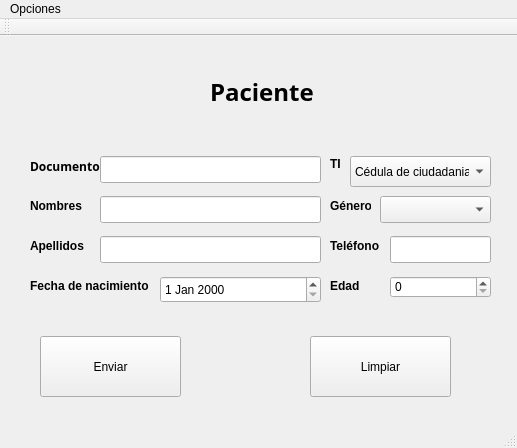
<?xml version="1.0" encoding="UTF-8"?>
<ui version="4.0">
 <class>MainWindow</class>
 <widget class="QMainWindow" name="MainWindow">
  <property name="geometry">
   <rect>
    <x>0</x>
    <y>0</y>
    <width>517</width>
    <height>448</height>
   </rect>
  </property>
  <property name="windowTitle">
   <string>Agregar paciente</string>
  </property>
  <widget class="QWidget" name="centralWidget">
   <widget class="QPushButton" name="send">
    <property name="geometry">
     <rect>
      <x>40</x>
      <y>300</y>
      <width>141</width>
      <height>61</height>
     </rect>
    </property>
    <property name="text">
     <string>Enviar</string>
    </property>
   </widget>
   <widget class="QLineEdit" name="idp">
    <property name="geometry">
     <rect>
      <x>100</x>
      <y>120</y>
      <width>221</width>
      <height>27</height>
     </rect>
    </property>
   </widget>
   <widget class="QLabel" name="label">
    <property name="geometry">
     <rect>
      <x>210</x>
      <y>40</y>
      <width>121</width>
      <height>31</height>
     </rect>
    </property>
    <property name="font">
     <font>
      <family>Droid Sans Fallback</family>
      <pointsize>18</pointsize>
      <weight>75</weight>
      <bold>true</bold>
     </font>
    </property>
    <property name="text">
     <string>Paciente</string>
    </property>
   </widget>
   <widget class="QLabel" name="label_2">
    <property name="geometry">
     <rect>
      <x>30</x>
      <y>120</y>
      <width>71</width>
      <height>21</height>
     </rect>
    </property>
    <property name="font">
     <font>
      <family>Droid Sans Fallback</family>
      <weight>75</weight>
      <bold>true</bold>
     </font>
    </property>
    <property name="text">
     <string>Documento</string>
    </property>
   </widget>
   <widget class="QLabel" name="label_3">
    <property name="geometry">
     <rect>
      <x>330</x>
      <y>120</y>
      <width>21</width>
      <height>16</height>
     </rect>
    </property>
    <property name="font">
     <font>
      <weight>75</weight>
      <bold>true</bold>
     </font>
    </property>
    <property name="text">
     <string>TI</string>
    </property>
   </widget>
   <widget class="QLabel" name="label_4">
    <property name="geometry">
     <rect>
      <x>30</x>
      <y>160</y>
      <width>61</width>
      <height>20</height>
     </rect>
    </property>
    <property name="font">
     <font>
      <weight>75</weight>
      <bold>true</bold>
     </font>
    </property>
    <property name="text">
     <string>Nombres</string>
    </property>
   </widget>
   <widget class="QLineEdit" name="name">
    <property name="geometry">
     <rect>
      <x>100</x>
      <y>160</y>
      <width>221</width>
      <height>27</height>
     </rect>
    </property>
   </widget>
   <widget class="QLabel" name="label_5">
    <property name="geometry">
     <rect>
      <x>30</x>
      <y>200</y>
      <width>61</width>
      <height>20</height>
     </rect>
    </property>
    <property name="font">
     <font>
      <weight>75</weight>
      <bold>true</bold>
     </font>
    </property>
    <property name="text">
     <string>Apellidos</string>
    </property>
   </widget>
   <widget class="QLineEdit" name="lastname">
    <property name="geometry">
     <rect>
      <x>100</x>
      <y>200</y>
      <width>221</width>
      <height>27</height>
     </rect>
    </property>
   </widget>
   <widget class="QLabel" name="label_6">
    <property name="geometry">
     <rect>
      <x>330</x>
      <y>160</y>
      <width>41</width>
      <height>20</height>
     </rect>
    </property>
    <property name="font">
     <font>
      <weight>75</weight>
      <bold>true</bold>
     </font>
    </property>
    <property name="text">
     <string>Género</string>
    </property>
   </widget>
   <widget class="QComboBox" name="gender">
    <property name="geometry">
     <rect>
      <x>380</x>
      <y>160</y>
      <width>111</width>
      <height>27</height>
     </rect>
    </property>
   </widget>
   <widget class="QDateEdit" name="dateEdit">
    <property name="geometry">
     <rect>
      <x>160</x>
      <y>240</y>
      <width>161</width>
      <height>27</height>
     </rect>
    </property>
   </widget>
   <widget class="QLabel" name="label_7">
    <property name="geometry">
     <rect>
      <x>30</x>
      <y>240</y>
      <width>131</width>
      <height>20</height>
     </rect>
    </property>
    <property name="font">
     <font>
      <weight>75</weight>
      <bold>true</bold>
     </font>
    </property>
    <property name="text">
     <string>Fecha de nacimiento</string>
    </property>
   </widget>
   <widget class="QComboBox" name="ti">
    <property name="geometry">
     <rect>
      <x>350</x>
      <y>120</y>
      <width>141</width>
      <height>31</height>
     </rect>
    </property>
    <item>
     <property name="text">
      <string>Cédula de ciudadania</string>
     </property>
    </item>
   </widget>
   <widget class="QLineEdit" name="phone">
    <property name="geometry">
     <rect>
      <x>390</x>
      <y>200</y>
      <width>101</width>
      <height>27</height>
     </rect>
    </property>
    <property name="text">
     <string/>
    </property>
   </widget>
   <widget class="QLabel" name="label_8">
    <property name="geometry">
     <rect>
      <x>330</x>
      <y>200</y>
      <width>61</width>
      <height>20</height>
     </rect>
    </property>
    <property name="font">
     <font>
      <weight>75</weight>
      <bold>true</bold>
     </font>
    </property>
    <property name="text">
     <string>Teléfono</string>
    </property>
   </widget>
   <widget class="QSpinBox" name="spinBox">
    <property name="geometry">
     <rect>
      <x>390</x>
      <y>240</y>
      <width>101</width>
      <height>22</height>
     </rect>
    </property>
   </widget>
   <widget class="QLabel" name="label_9">
    <property name="geometry">
     <rect>
      <x>330</x>
      <y>240</y>
      <width>31</width>
      <height>20</height>
     </rect>
    </property>
    <property name="font">
     <font>
      <weight>75</weight>
      <bold>true</bold>
     </font>
    </property>
    <property name="text">
     <string>Edad</string>
    </property>
   </widget>
   <widget class="QPushButton" name="send_2">
    <property name="geometry">
     <rect>
      <x>310</x>
      <y>300</y>
      <width>141</width>
      <height>61</height>
     </rect>
    </property>
    <property name="text">
     <string>Limpiar</string>
    </property>
   </widget>
  </widget>
  <widget class="QToolBar" name="mainToolBar">
   <attribute name="toolBarArea">
    <enum>TopToolBarArea</enum>
   </attribute>
   <attribute name="toolBarBreak">
    <bool>false</bool>
   </attribute>
  </widget>
  <widget class="QStatusBar" name="statusBar"/>
  <widget class="QMenuBar" name="menuBar">
   <property name="geometry">
    <rect>
     <x>0</x>
     <y>0</y>
     <width>517</width>
     <height>21</height>
    </rect>
   </property>
   <widget class="QMenu" name="menuOpciones">
    <property name="title">
     <string>Opciones</string>
    </property>
   </widget>
   <addaction name="menuOpciones"/>
  </widget>
 </widget>
 <layoutdefault spacing="6" margin="11"/>
 <resources/>
 <connections/>
</ui>
